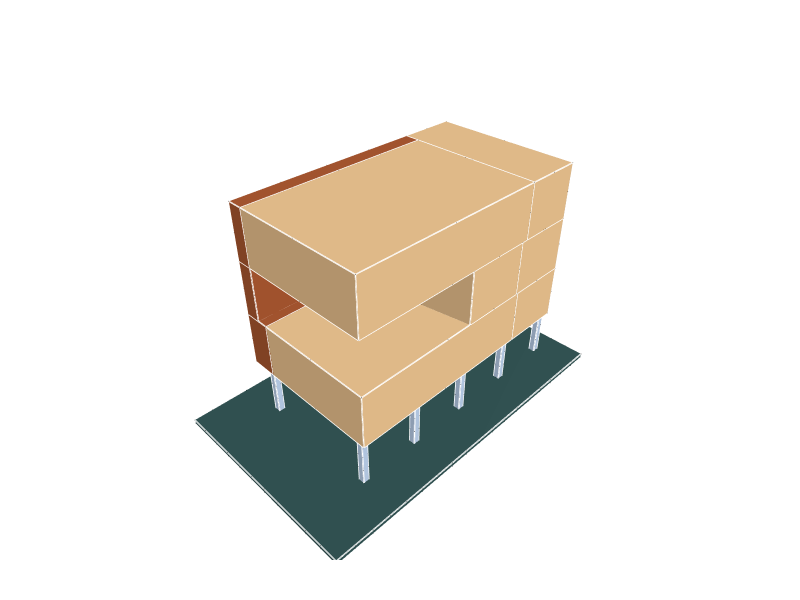

Source (notebook cell):
### Markdown cell above
### 4. Transfer dictionaries

`Topology.TransferDictionariesBySelectors(model, selectors, tranCells=True)`

### Code cell
model = Topology.TransferDictionariesBySelectors(model, selectors, tranCells=True)
Topology.Show(Topology.Cells(model), faceColorKey="cell_color", faceOpacity=1,  backgroundColor="white", edgeColor="white", width=800, height=600, edgeWidth=3, renderer="vscode")
